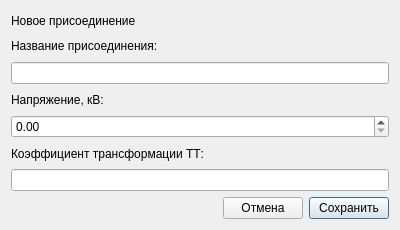
<?xml version="1.0" encoding="UTF-8"?>
<ui version="4.0">
 <class>ConnectionDialog</class>
 <widget class="QDialog" name="ConnectionDialog">
  <property name="geometry">
   <rect>
    <x>0</x>
    <y>0</y>
    <width>400</width>
    <height>230</height>
   </rect>
  </property>
  <property name="minimumSize">
   <size>
    <width>400</width>
    <height>0</height>
   </size>
  </property>
  <property name="windowTitle">
   <string>ConnectionDialog</string>
  </property>
  <layout class="QVBoxLayout" name="verticalLayout">
   <item>
    <widget class="QLabel" name="titleLabel">
     <property name="text">
      <string>Новое присоединение</string>
     </property>
    </widget>
   </item>
   <item>
    <widget class="QLabel" name="nameLabel">
     <property name="text">
      <string>Название присоединения:</string>
     </property>
    </widget>
   </item>
   <item>
    <widget class="QLineEdit" name="nameLineEdit"/>
   </item>
   <item>
    <widget class="QLabel" name="voltagelabel">
     <property name="text">
      <string>Напряжение, кВ:</string>
     </property>
    </widget>
   </item>
   <item>
    <widget class="QDoubleSpinBox" name="voltageDoubleSpinBox"/>
   </item>
   <item>
    <widget class="QLabel" name="crRatioLabel">
     <property name="text">
      <string>Коэффициент трансформации ТТ:</string>
     </property>
    </widget>
   </item>
   <item>
    <widget class="QLineEdit" name="ctRatioLineEdit"/>
   </item>
   <item>
    <layout class="QHBoxLayout" name="horizontalLayout">
     <item>
      <spacer name="horizontalSpacer">
       <property name="orientation">
        <enum>Qt::Orientation::Horizontal</enum>
       </property>
       <property name="sizeHint" stdset="0">
        <size>
         <width>40</width>
         <height>20</height>
        </size>
       </property>
      </spacer>
     </item>
     <item>
      <widget class="QPushButton" name="cancelButton">
       <property name="text">
        <string>Отмена</string>
       </property>
       <property name="autoDefault">
        <bool>false</bool>
       </property>
      </widget>
     </item>
     <item>
      <widget class="QPushButton" name="saveButton">
       <property name="text">
        <string>Сохранить</string>
       </property>
       <property name="default">
        <bool>true</bool>
       </property>
      </widget>
     </item>
    </layout>
   </item>
  </layout>
 </widget>
 <resources/>
 <connections/>
</ui>
